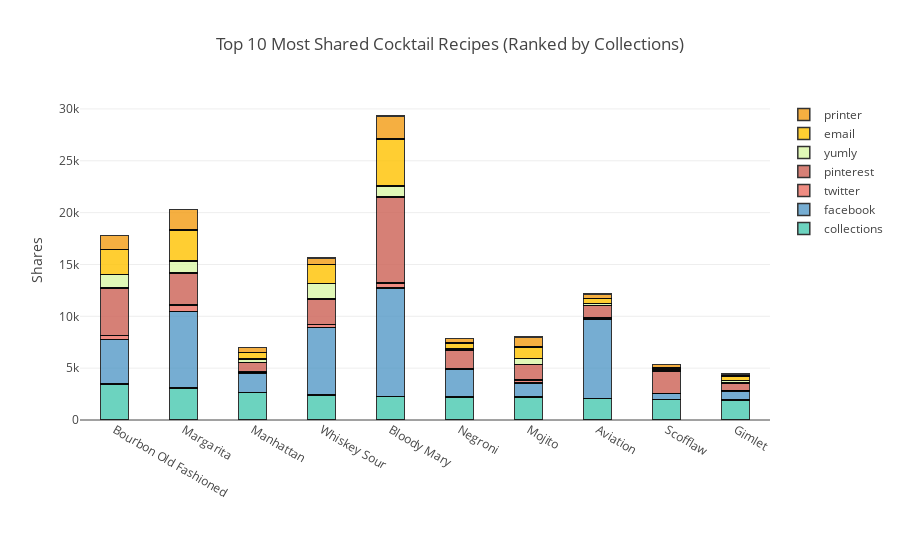
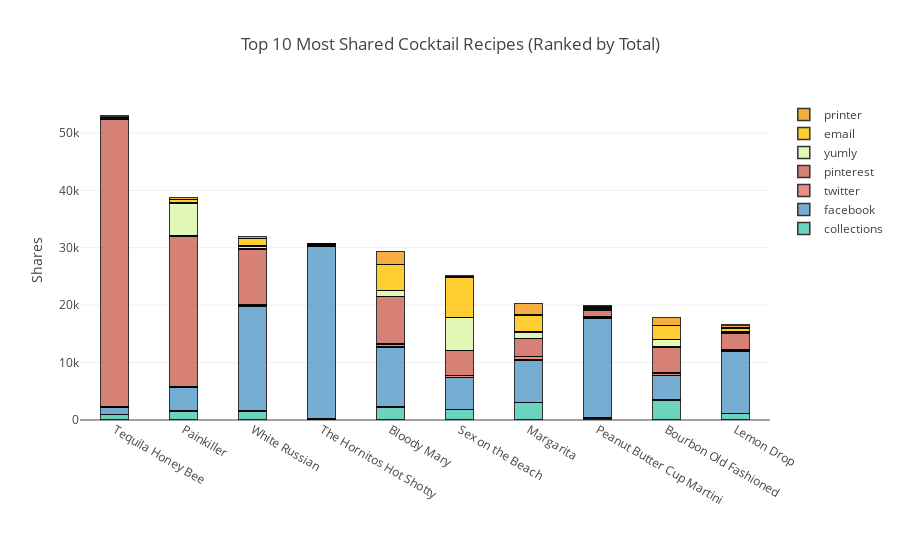

Notebook source saved alongside these figures, in order:
### Markdown cell above
## Identifying the Most Popular Cocktails
To get an idea of what cocktails are most popular across different sites and sharing methods, we can use a stacked bar chart of all of the sharing methods in our data frame ranked by the most popular recipes on liquor.com, using the collections count. The results of this chart are consistent with what you would expect to see on a bar menu.

In the second chart, we'll sort by all sharing values combined. There some outliers here such as the Hornitos Hot Shotty, which has been shared over 30,000 times on Facebook and the Tequila Honey Bee which was shared over 50,000 times on Pinterest. These are otherwise not in many collections or shared elsewhere. That said, this still may be helpful for understanding demographics associated with different social media sites and how that may relate to tastes.

### Code cell
# Define palette to use for Plotly charts
pal = ['#48c9b0', '#5499c7', '#ec7063', '#cd6155', '#DAF7A6', '#FFC300', 
       '#f39c12', '#e74c3c', '#8e44ad', '#16a085', '#27ae60', '#d35400']

# Define function to stack bar plot different count columns against name column
def barcols(df,cols,sortcol,n):
    df2 = df.copy()
    # Sort dataframe by specified column, drop duplicates and take top n rows
    df2 = df2.sort_values(by=[sortcol],ascending=False)
    df2 = df2.drop_duplicates(subset=['name'], keep='first')
    df2 = df2.head(n)
    traces = []
    p1 = 0
    # Loop through count columns and create bar traces
    for col in cols:
        trace1 = go.Bar(
            x=list(df2['name']),
            y=list(df2[col]),
            width=.4,
            name=col, marker=dict(
                color=pal[p1],
                line=dict(
                    color='black',
                    width=1.5)
            ),
            opacity=0.8
        )
        traces += [trace1]
        p1 += 1
    # Define layout
    layout = go.Layout(
        title='Top {} Most Shared Cocktail Recipes (Ranked by {})'.format(n,sortcol.title()),
        autosize=True,
        height=550,
        margin = dict(b=130),
        yaxis=dict(title='Shares'),
        barmode='stack'
    )
    # Execute and plot layout
    fig = go.Figure(data=traces, layout=layout)
    plotly.offline.iplot(fig)

# Create a total shares column
df['total'] = df['collections'] + df['facebook'] + df['twitter'] + df['pinterest'] + df['yumly'] + df['email'] + df['printer']

# Create stacked bar charts sorted by collections count and total share count
cols = ['collections', 'facebook', 'twitter', 'pinterest', 'yumly', 'email', 'printer']
barcols(df,cols,'collections',10)
barcols(df,cols,'total',10)

### Figure 1 — Plotly figure (JSON) as saved in the notebook; plotly's stock layout.template omitted (floating-point values rounded to 4 significant figures)
{"data": [{"marker": {"color": "#48c9b0", "line": {"color": "black", "width": 1.5}}, "name": "collections", "opacity": 0.8, "type": "bar", "uid": "c09d9362-5a2d-4816-b221-ab4093610e14", "width": 0.4, "x": ["Bourbon Old Fashioned", "Margarita", "Manhattan", "Whiskey Sour", "Bloody Mary", "Negroni", "Mojito", "Aviation", "Scofflaw", "Gimlet"], "y": [3475, 3081, 2653, 2425, 2256, 2227, 2219, 2059, 1971, 1918]}, {"marker": {"color": "#5499c7", "line": {"color": "black", "width": 1.5}}, "name": "facebook", "opacity": 0.8, "type": "bar", "uid": "6a6d3188-c6a8-426a-95b5-1b740dab05c0", "width": 0.4, "x": ["Bourbon Old Fashioned", "Margarita", "Manhattan", "Whiskey Sour", "Bloody Mary", "Negroni", "Mojito", "Aviation", "Scofflaw", "Gimlet"], "y": [4266, 7407, 1888, 6477, 10471, 2647, 1358, 7701, 566, 860]}, {"marker": {"color": "#ec7063", "line": {"color": "black", "width": 1.5}}, "name": "twitter", "opacity": 0.8, "type": "bar", "uid": "024e4af1-8f0c-4f61-95fd-b0df02cc5ecd", "width": 0.4, "x": ["Bourbon Old Fashioned", "Margarita", "Manhattan", "Whiskey Sour", "Bloody Mary", "Negroni", "Mojito", "Aviation", "Scofflaw", "Gimlet"], "y": [413, 613, 109, 298, 476, 92, 261, 121, 38, 48]}, {"marker": {"color": "#cd6155", "line": {"color": "black", "width": 1.5}}, "name": "pinterest", "opacity": 0.8, "type": "bar", "uid": "1b0c9778-e188-45e0-bc24-eea9ec43d44c", "width": 0.4, "x": ["Bourbon Old Fashioned", "Margarita", "Manhattan", "Whiskey Sour", "Bloody Mary", "Negroni", "Mojito", "Aviation", "Scofflaw", "Gimlet"], "y": [4581, 3070, 919, 2457, 8305, 1724, 1498, 1180, 2151, 739]}, {"marker": {"color": "#DAF7A6", "line": {"color": "black", "width": 1.5}}, "name": "yumly", "opacity": 0.8, "type": "bar", "uid": "2ba429ed-d4a6-45bd-beb3-8e1938ae38d2", "width": 0.4, "x": ["Bourbon Old Fashioned", "Margarita", "Manhattan", "Whiskey Sour", "Bloody Mary", "Negroni", "Mojito", "Aviation", "Scofflaw", "Gimlet"], "y": [1317, 1187, 298, 1487, 1077, 172, 619, 180, 178, 222]}, {"marker": {"color": "#FFC300", "line": {"color": "black", "width": 1.5}}, "name": "email", "opacity": 0.8, "type": "bar", "uid": "dac3ed65-b779-4873-89b3-d85585dbf707", "width": 0.4, "x": ["Bourbon Old Fashioned", "Margarita", "Manhattan", "Whiskey Sour", "Bloody Mary", "Negroni", "Mojito", "Aviation", "Scofflaw", "Gimlet"], "y": [2412, 2967, 660, 1854, 4507, 575, 1065, 484, 183, 443]}, {"marker": {"color": "#f39c12", "line": {"color": "black", "width": 1.5}}, "name": "printer", "opacity": 0.8, "type": "bar", "uid": "e41e0069-1729-4f78-b8e2-eb40fb2dea9c", "width": 0.4, "x": ["Bourbon Old Fashioned", "Margarita", "Manhattan", "Whiskey Sour", "Bloody Mary", "Negroni", "Mojito", "Aviation", "Scofflaw", "Gimlet"], "y": [1351, 1987, 449, 634, 2227, 412, 983, 445, 259, 200]}], "layout": {"autosize": true, "barmode": "stack", "height": 550, "margin": {"b": 130}, "title": {"text": "Top 10 Most Shared Cocktail Recipes (Ranked by Collections)"}, "yaxis": {"title": {"text": "Shares"}}}}

### Figure 2 — Plotly figure (JSON) as saved in the notebook; plotly's stock layout.template omitted (floating-point values rounded to 4 significant figures)
{"data": [{"marker": {"color": "#48c9b0", "line": {"color": "black", "width": 1.5}}, "name": "collections", "opacity": 0.8, "type": "bar", "uid": "3b2dc7aa-1027-4ffb-bc6e-afc27d7a1d7d", "width": 0.4, "x": ["Tequila Honey Bee", "Painkiller", "White Russian", "The Hornitos Hot Shotty", "Bloody Mary", "Sex on the Beach", "Margarita", "Peanut Butter Cup Martini", "Bourbon Old Fashioned", "Lemon Drop"], "y": [948, 1589, 1536, 152, 2256, 1823, 3081, 354, 3475, 1128]}, {"marker": {"color": "#5499c7", "line": {"color": "black", "width": 1.5}}, "name": "facebook", "opacity": 0.8, "type": "bar", "uid": "c4d386b6-a07f-4112-9099-683b49c68287", "width": 0.4, "x": ["Tequila Honey Bee", "Painkiller", "White Russian", "The Hornitos Hot Shotty", "Bloody Mary", "Sex on the Beach", "Margarita", "Peanut Butter Cup Martini", "Bourbon Old Fashioned", "Lemon Drop"], "y": [1281, 4044, 18322, 30154, 10471, 5596, 7407, 17440, 4266, 10908]}, {"marker": {"color": "#ec7063", "line": {"color": "black", "width": 1.5}}, "name": "twitter", "opacity": 0.8, "type": "bar", "uid": "43a34365-2f1d-4305-9a3c-1f79e8681cd8", "width": 0.4, "x": ["Tequila Honey Bee", "Painkiller", "White Russian", "The Hornitos Hot Shotty", "Bloody Mary", "Sex on the Beach", "Margarita", "Peanut Butter Cup Martini", "Bourbon Old Fashioned", "Lemon Drop"], "y": [54, 108, 218, 41, 476, 349, 613, 108, 413, 132]}, {"marker": {"color": "#cd6155", "line": {"color": "black", "width": 1.5}}, "name": "pinterest", "opacity": 0.8, "type": "bar", "uid": "224767de-73b7-4353-8a62-dae249b3b03c", "width": 0.4, "x": ["Tequila Honey Bee", "Painkiller", "White Russian", "The Hornitos Hot Shotty", "Bloody Mary", "Sex on the Beach", "Margarita", "Peanut Butter Cup Martini", "Bourbon Old Fashioned", "Lemon Drop"], "y": [50087, 26329, 9693, 206, 8305, 4306, 3070, 1300, 4581, 2930]}, {"marker": {"color": "#DAF7A6", "line": {"color": "black", "width": 1.5}}, "name": "yumly", "opacity": 0.8, "type": "bar", "uid": "4a9cbe4d-b48b-4a18-a4b2-3e6ed578080e", "width": 0.4, "x": ["Tequila Honey Bee", "Painkiller", "White Russian", "The Hornitos Hot Shotty", "Bloody Mary", "Sex on the Beach", "Margarita", "Peanut Butter Cup Martini", "Bourbon Old Fashioned", "Lemon Drop"], "y": [61, 5749, 583, 84, 1077, 5749, 1187, 334, 1317, 243]}, {"marker": {"color": "#FFC300", "line": {"color": "black", "width": 1.5}}, "name": "email", "opacity": 0.8, "type": "bar", "uid": "66794a20-7d9f-437b-993a-1bb85e2ae8d0", "width": 0.4, "x": ["Tequila Honey Bee", "Painkiller", "White Russian", "The Hornitos Hot Shotty", "Bloody Mary", "Sex on the Beach", "Margarita", "Peanut Butter Cup Martini", "Bourbon Old Fashioned", "Lemon Drop"], "y": [247, 575, 1247, 47, 4507, 7064, 2967, 196, 2412, 687]}, {"marker": {"color": "#f39c12", "line": {"color": "black", "width": 1.5}}, "name": "printer", "opacity": 0.8, "type": "bar", "uid": "aafadc70-ffdd-4233-a5be-b9e2243bec1f", "width": 0.4, "x": ["Tequila Honey Bee", "Painkiller", "White Russian", "The Hornitos Hot Shotty", "Bloody Mary", "Sex on the Beach", "Margarita", "Peanut Butter Cup Martini", "Bourbon Old Fashioned", "Lemon Drop"], "y": [275, 377, 357, 58, 2227, 323, 1987, 203, 1351, 486]}], "layout": {"autosize": true, "barmode": "stack", "height": 550, "margin": {"b": 130}, "title": {"text": "Top 10 Most Shared Cocktail Recipes (Ranked by Total)"}, "yaxis": {"title": {"text": "Shares"}}}}
